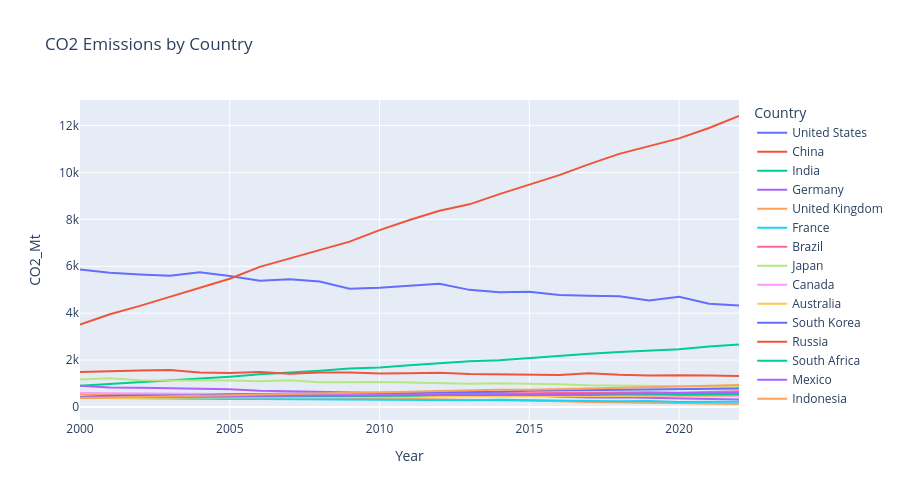

The notebook cell this image was saved under:
### Code cell
# Explore before building

print("Countries:", df['Country'].unique())
print("\nCO2 range:", df['CO2_Mt'].min(), "to", df['CO2_Mt'].max(), "Mt")
print("\nRegional averages (2022):")
print(df[df['Year']==2022].groupby('Region')['CO2_Mt'].mean().sort_values(ascending=False).round(1))

fig = px.line(df, x='Year', y='CO2_Mt', color='Country',
              title='CO2 Emissions by Country', height=500)

fig.show()

### Figure 1 — Plotly figure (JSON) as saved in the notebook; plotly's stock layout.template omitted (floating-point values rounded to 4 significant figures)
{"data": [{"hovertemplate": "Country=United States<br>Year=%{x}<br>CO2_Mt=%{y}<extra></extra>", "legendgroup": "United States", "line": {"color": "#636efa", "dash": "solid"}, "marker": {"symbol": "circle"}, "mode": "lines", "name": "United States", "orientation": "v", "showlegend": true, "type": "scatter", "x": [2000, 2001, 2002, 2003, 2004, 2005, 2006, 2007, 2008, 2009, 2010, 2011, 2012, 2013, 2014, 2015, 2016, 2017, 2018, 2019, 2020, 2021, 2022], "xaxis": "x", "y": [5858.0, 5724.0, 5653.0, 5593.0, 5743.0, 5589.0, 5386.0, 5443.0, 5348.0, 5038.0, 5082.0, 5176.0, 5250.0, 4994.0, 4897.0, 4913.0, 4770.0, 4746.0, 4718.0, 4537.0, 4695.0, 4398.0, 4326.0], "yaxis": "y"}, {"hovertemplate": "Country=China<br>Year=%{x}<br>CO2_Mt=%{y}<extra></extra>", "legendgroup": "China", "line": {"color": "#EF553B", "dash": "solid"}, "marker": {"symbol": "circle"}, "mode": "lines", "name": "China", "orientation": "v", "showlegend": true, "type": "scatter", "x": [2000, 2001, 2002, 2003, 2004, 2005, 2006, 2007, 2008, 2009, 2010, 2011, 2012, 2013, 2014, 2015, 2016, 2017, 2018, 2019, 2020, 2021, 2022], "xaxis": "x", "y": [3514.0, 3952.0, 4312.0, 4692.0, 5079.0, 5468.0, 5974.0, 6323.0, 6673.0, 7053.0, 7543.0, 7972.0, 8365.0, 8641.0, 9078.0, 9466.0, 9887.0, 10360.0, 10790.0, 11130.0, 11450.0, 11900.0, 12410.0], "yaxis": "y"}, {"hovertemplate": "Country=India<br>Year=%{x}<br>CO2_Mt=%{y}<extra></extra>", "legendgroup": "India", "line": {"color": "#00cc96", "dash": "solid"}, "marker": {"symbol": "circle"}, "mode": "lines", "name": "India", "orientation": "v", "showlegend": true, "type": "scatter", "x": [2000, 2001, 2002, 2003, 2004, 2005, 2006, 2007, 2008, 2009, 2010, 2011, 2012, 2013, 2014, 2015, 2016, 2017, 2018, 2019, 2020, 2021, 2022], "xaxis": "x", "y": [901.6, 974.6, 1056.0, 1146.0, 1205.0, 1291.0, 1396.0, 1466.0, 1542.0, 1637.0, 1687.0, 1774.0, 1865.0, 1945.0, 1994.0, 2092.0, 2177.0, 2267.0, 2345.0, 2419.0, 2466.0, 2580.0, 2661.0], "yaxis": "y"}, {"hovertemplate": "Country=Germany<br>Year=%{x}<br>CO2_Mt=%{y}<extra></extra>", "legendgroup": "Germany", "line": {"color": "#ab63fa", "dash": "solid"}, "marker": {"symbol": "circle"}, "mode": "lines", "name": "Germany", "orientation": "v", "showlegend": true, "type": "scatter", "x": [2000, 2001, 2002, 2003, 2004, 2005, 2006, 2007, 2008, 2009, 2010, 2011, 2012, 2013, 2014, 2015, 2016, 2017, 2018, 2019, 2020, 2021, 2022], "xaxis": "x", "y": [902.4, 831.7, 815.2, 804.7, 772.9, 759.1, 685.9, 668.0, 650.3, 608.3, 611.2, 569.2, 586.7, 521.5, 504.5, 499.0, 438.8, 407.4, 413.2, 389.5, 373.4, 344.0, 315.1], "yaxis": "y"}, {"hovertemplate": "Country=United Kingdom<br>Year=%{x}<br>CO2_Mt=%{y}<extra></extra>", "legendgroup": "United Kingdom", "line": {"color": "#FFA15A", "dash": "solid"}, "marker": {"symbol": "circle"}, "mode": "lines", "name": "United Kingdom", "orientation": "v", "showlegend": true, "type": "scatter", "x": [2000, 2001, 2002, 2003, 2004, 2005, 2006, 2007, 2008, 2009, 2010, 2011, 2012, 2013, 2014, 2015, 2016, 2017, 2018, 2019, 2020, 2021, 2022], "xaxis": "x", "y": [552.4, 542.6, 523.3, 492.0, 500.9, 465.3, 429.1, 428.8, 410.8, 384.6, 357.3, 331.6, 319.1, 303.8, 280.1, 276.3, 247.0, 210.4, 188.0, 185.4, 157.5, 148.0, 125.3], "yaxis": "y"}, {"hovertemplate": "Country=France<br>Year=%{x}<br>CO2_Mt=%{y}<extra></extra>", "legendgroup": "France", "line": {"color": "#19d3f3", "dash": "solid"}, "marker": {"symbol": "circle"}, "mode": "lines", "name": "France", "orientation": "v", "showlegend": true, "type": "scatter", "x": [2000, 2001, 2002, 2003, 2004, 2005, 2006, 2007, 2008, 2009, 2010, 2011, 2012, 2013, 2014, 2015, 2016, 2017, 2018, 2019, 2020, 2021, 2022], "xaxis": "x", "y": [389.4, 375.4, 362.2, 367.7, 348.3, 343.1, 343.2, 334.5, 317.1, 326.4, 318.2, 306.0, 298.0, 290.0, 308.1, 277.4, 267.1, 248.0, 244.2, 256.1, 215.4, 218.3, 222.5], "yaxis": "y"}, {"hovertemplate": "Country=Brazil<br>Year=%{x}<br>CO2_Mt=%{y}<extra></extra>", "legendgroup": "Brazil", "line": {"color": "#FF6692", "dash": "solid"}, "marker": {"symbol": "circle"}, "mode": "lines", "name": "Brazil", "orientation": "v", "showlegend": true, "type": "scatter", "x": [2000, 2001, 2002, 2003, 2004, 2005, 2006, 2007, 2008, 2009, 2010, 2011, 2012, 2013, 2014, 2015, 2016, 2017, 2018, 2019, 2020, 2021, 2022], "xaxis": "x", "y": [423.8, 445.8, 450.4, 454.4, 452.6, 481.6, 483.2, 499.0, 514.3, 527.4, 525.9, 534.4, 539.2, 567.9, 588.3, 588.9, 600.9, 593.9, 613.8, 626.7, 602.1, 631.2, 664.0], "yaxis": "y"}, {"hovertemplate": "Country=Japan<br>Year=%{x}<br>CO2_Mt=%{y}<extra></extra>", "legendgroup": "Japan", "line": {"color": "#B6E880", "dash": "solid"}, "marker": {"symbol": "circle"}, "mode": "lines", "name": "Japan", "orientation": "v", "showlegend": true, "type": "scatter", "x": [2000, 2001, 2002, 2003, 2004, 2005, 2006, 2007, 2008, 2009, 2010, 2011, 2012, 2013, 2014, 2015, 2016, 2017, 2018, 2019, 2020, 2021, 2022], "xaxis": "x", "y": [1166.0, 1220.0, 1136.0, 1131.0, 1151.0, 1127.0, 1101.0, 1133.0, 1050.0, 1061.0, 1064.0, 1042.0, 1005.0, 990.9, 1010.0, 996.6, 967.4, 925.1, 916.6, 914.5, 902.8, 898.1, 865.1], "yaxis": "y"}, {"hovertemplate": "Country=Canada<br>Year=%{x}<br>CO2_Mt=%{y}<extra></extra>", "legendgroup": "Canada", "line": {"color": "#FF97FF", "dash": "solid"}, "marker": {"symbol": "circle"}, "mode": "lines", "name": "Canada", "orientation": "v", "showlegend": true, "type": "scatter", "x": [2000, 2001, 2002, 2003, 2004, 2005, 2006, 2007, 2008, 2009, 2010, 2011, 2012, 2013, 2014, 2015, 2016, 2017, 2018, 2019, 2020, 2021, 2022], "xaxis": "x", "y": [589.6, 584.4, 585.1, 565.2, 563.8, 553.5, 540.5, 569.3, 553.4, 544.2, 529.9, 514.6, 531.3, 513.3, 514.8, 498.5, 502.8, 489.1, 484.5, 487.7, 463.2, 458.7, 461.7], "yaxis": "y"}, {"hovertemplate": "Country=Australia<br>Year=%{x}<br>CO2_Mt=%{y}<extra></extra>", "legendgroup": "Australia", "line": {"color": "#FECB52", "dash": "solid"}, "marker": {"symbol": "circle"}, "mode": "lines", "name": "Australia", "orientation": "v", "showlegend": true, "type": "scatter", "x": [2000, 2001, 2002, 2003, 2004, 2005, 2006, 2007, 2008, 2009, 2010, 2011, 2012, 2013, 2014, 2015, 2016, 2017, 2018, 2019, 2020, 2021, 2022], "xaxis": "x", "y": [378.4, 391.5, 388.8, 394.9, 397.8, 407.5, 403.7, 414.2, 423.1, 426.7, 430.1, 435.2, 443.8, 461.4, 444.2, 471.6, 453.9, 448.9, 466.0, 477.6, 494.3, 478.2, 493.7], "yaxis": "y"}, {"hovertemplate": "Country=South Korea<br>Year=%{x}<br>CO2_Mt=%{y}<extra></extra>", "legendgroup": "South Korea", "line": {"color": "#636efa", "dash": "solid"}, "marker": {"symbol": "circle"}, "mode": "lines", "name": "South Korea", "orientation": "v", "showlegend": true, "type": "scatter", "x": [2000, 2001, 2002, 2003, 2004, 2005, 2006, 2007, 2008, 2009, 2010, 2011, 2012, 2013, 2014, 2015, 2016, 2017, 2018, 2019, 2020, 2021, 2022], "xaxis": "x", "y": [438.1, 481.5, 490.6, 490.8, 494.6, 537.2, 539.0, 566.1, 570.0, 585.4, 595.9, 620.6, 631.1, 649.6, 646.2, 686.5, 704.0, 706.0, 738.5, 750.8, 755.8, 777.3, 789.5], "yaxis": "y"}, {"hovertemplate": "Country=Russia<br>Year=%{x}<br>CO2_Mt=%{y}<extra></extra>", "legendgroup": "Russia", "line": {"color": "#EF553B", "dash": "solid"}, "marker": {"symbol": "circle"}, "mode": "lines", "name": "Russia", "orientation": "v", "showlegend": true, "type": "scatter", "x": [2000, 2001, 2002, 2003, 2004, 2005, 2006, 2007, 2008, 2009, 2010, 2011, 2012, 2013, 2014, 2015, 2016, 2017, 2018, 2019, 2020, 2021, 2022], "xaxis": "x", "y": [1496.0, 1532.0, 1552.0, 1570.0, 1467.0, 1447.0, 1488.0, 1416.0, 1467.0, 1471.0, 1421.0, 1438.0, 1460.0, 1404.0, 1385.0, 1397.0, 1358.0, 1441.0, 1371.0, 1338.0, 1357.0, 1336.0, 1323.0], "yaxis": "y"}, {"hovertemplate": "Country=South Africa<br>Year=%{x}<br>CO2_Mt=%{y}<extra></extra>", "legendgroup": "South Africa", "line": {"color": "#00cc96", "dash": "solid"}, "marker": {"symbol": "circle"}, "mode": "lines", "name": "South Africa", "orientation": "v", "showlegend": true, "type": "scatter", "x": [2000, 2001, 2002, 2003, 2004, 2005, 2006, 2007, 2008, 2009, 2010, 2011, 2012, 2013, 2014, 2015, 2016, 2017, 2018, 2019, 2020, 2021, 2022], "xaxis": "x", "y": [425.4, 430.0, 427.0, 456.8, 455.0, 457.7, 458.9, 456.8, 463.5, 462.8, 474.4, 475.7, 504.5, 502.6, 500.7, 497.6, 501.1, 513.4, 528.0, 541.4, 518.0, 539.8, 534.4], "yaxis": "y"}, {"hovertemplate": "Country=Mexico<br>Year=%{x}<br>CO2_Mt=%{y}<extra></extra>", "legendgroup": "Mexico", "line": {"color": "#ab63fa", "dash": "solid"}, "marker": {"symbol": "circle"}, "mode": "lines", "name": "Mexico", "orientation": "v", "showlegend": true, "type": "scatter", "x": [2000, 2001, 2002, 2003, 2004, 2005, 2006, 2007, 2008, 2009, 2010, 2011, 2012, 2013, 2014, 2015, 2016, 2017, 2018, 2019, 2020, 2021, 2022], "xaxis": "x", "y": [415.9, 428.4, 429.0, 442.0, 444.4, 455.2, 474.3, 476.8, 490.3, 486.4, 504.8, 494.3, 516.4, 529.4, 518.0, 534.5, 548.4, 564.5, 559.2, 576.5, 592.1, 592.8, 594.3], "yaxis": "y"}, {"hovertemplate": "Country=Indonesia<br>Year=%{x}<br>CO2_Mt=%{y}<extra></extra>", "legendgroup": "Indonesia", "line": {"color": "#FFA15A", "dash": "solid"}, "marker": {"symbol": "circle"}, "mode": "lines", "name": "Indonesia", "orientation": "v", "showlegend": true, "type": "scatter", "x": [2000, 2001, 2002, 2003, 2004, 2005, 2006, 2007, 2008, 2009, 2010, 2011, 2012, 2013, 2014, 2015, 2016, 2017, 2018, 2019, 2020, 2021, 2022], "xaxis": "x", "y": [382.8, 400.4, 430.7, 453.8, 482.6, 501.9, 533.0, 551.8, 586.6, 602.5, 614.5, 647.3, 680.1, 717.7, 736.3, 738.2, 768.8, 813.7, 834.8, 872.3, 876.5, 898.5, 930.5], "yaxis": "y"}], "layout": {"height": 500, "legend": {"title": {"text": "Country"}, "tracegroupgap": 0}, "title": {"text": "CO2 Emissions by Country"}, "xaxis": {"anchor": "y", "domain": [0, 1], "title": {"text": "Year"}}, "yaxis": {"anchor": "x", "domain": [0, 1], "title": {"text": "CO2_Mt"}}}}
